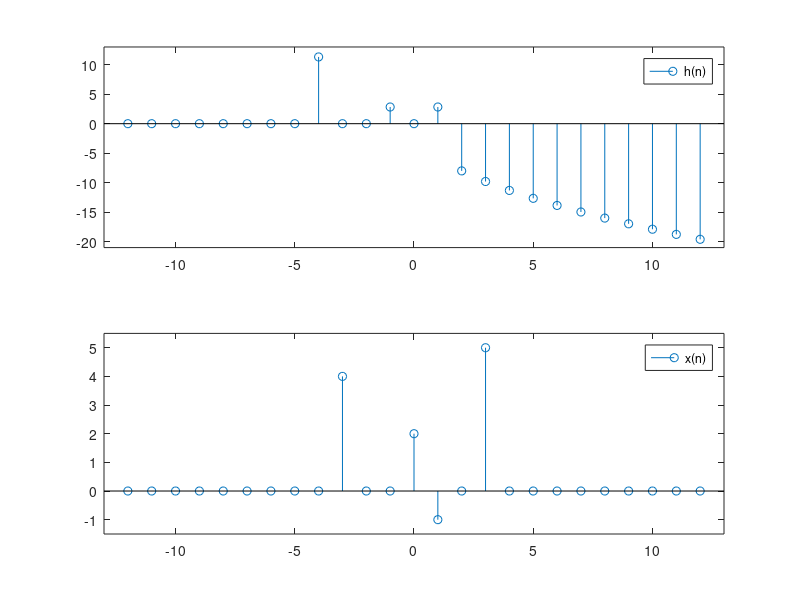
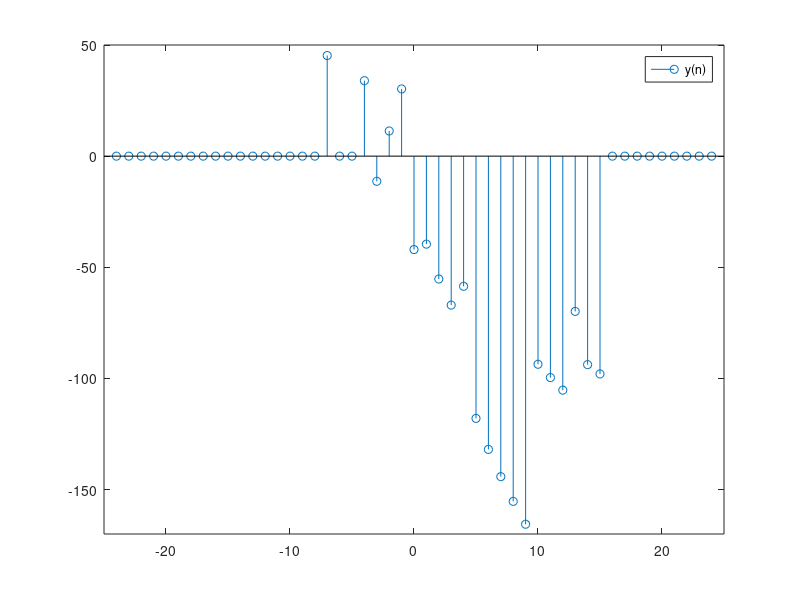

These figures' MATLAB source, in order:
n=-12:12;

% κρουστική απόκριση
h1 = gauspuls(n + 4);
h2 = (n + 1) >= 0;
h3 = (n - 2) >= 0;
h = sqrt(8 * abs(n)).*(2*h1 + h2 - 3.*h3);
subplot(211)
stem(n,h)
axis([ -13 13 -21 13])
legend('h(n)')

% είσοδος συστήματος
x = 4*gauspuls(n+3) + 2*gauspuls(n) - gauspuls(n-1) + 5*gauspuls(n-3);
subplot(212)
stem(n,x)
axis([ -13 13 -1.5 5.5])
legend('x(n)')

% έξοδος συστήματος
b = length(n) - 1; % για το μήκος του διανύσματος y
y = conv(x,h);
figure;
stem(-b:b,y)
axis([ -25 25 -170 50])
legend('y(n)')
